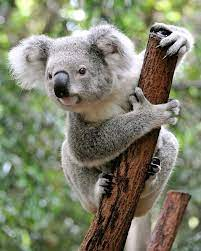
#> input picture input_images/koala.jpeg, 201 x 251 px
$ jupyter execute main.ipynb
#> lines starting #> are read from the running program, lines starting #| are printed output that depends on the picture
[cell 1]
import numpy as np
from sklearn.cluster import KMeans
from skimage import io
import sys

[cell 2]
# Load image
image = io.imread("./input_images/koala.jpeg")
#> image is the input picture: shape (251, 201, 3); mean R, G, B 127, 129.5, 107.6
rows, cols = image.shape[0], image.shape[1]
#> rows = 251; cols = 201

# Flatten the image, represent it as 3-arrays of [R, G, B]
image = np.array(image.reshape(rows * cols, 3))

[cell 3]
km = KMeans(n_clusters=int(input("Number of colours (value of k):")))
#> the answer given: 3
labels = km.fit_predict(image)
centroids = km.cluster_centers_

for i in range(len(labels)):
    # pixel in image = image[i]
    new_colour = centroids[labels[i]]

    # Assign one of the k colours to the pixel
    image[i] = new_colour
#> this loop made 50451 passes
#> new_colour on passes 1 to 3: [128, 136, 108], [128, 136, 108], [128, 136, 108]

[cell 4]
# Unflatten the image back to its original shape, and transform the ith pixel to the ith label.
image = image.reshape(rows, cols, 3)
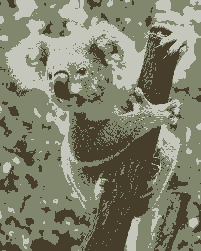
#> image: shape (251, 201, 3); mean R, G, B 127, 128.8, 107.5
print(image.shape)
#| (251, 201, 3)

# Save image to output
io.imsave("./output_images/koala.jpeg", image)

# todo: there are a lot of repeated values in the image array, so use an algorithm like run length encoding to reduce the size!
# todo: do the same thing but with a kmeans algorithm from scratch
